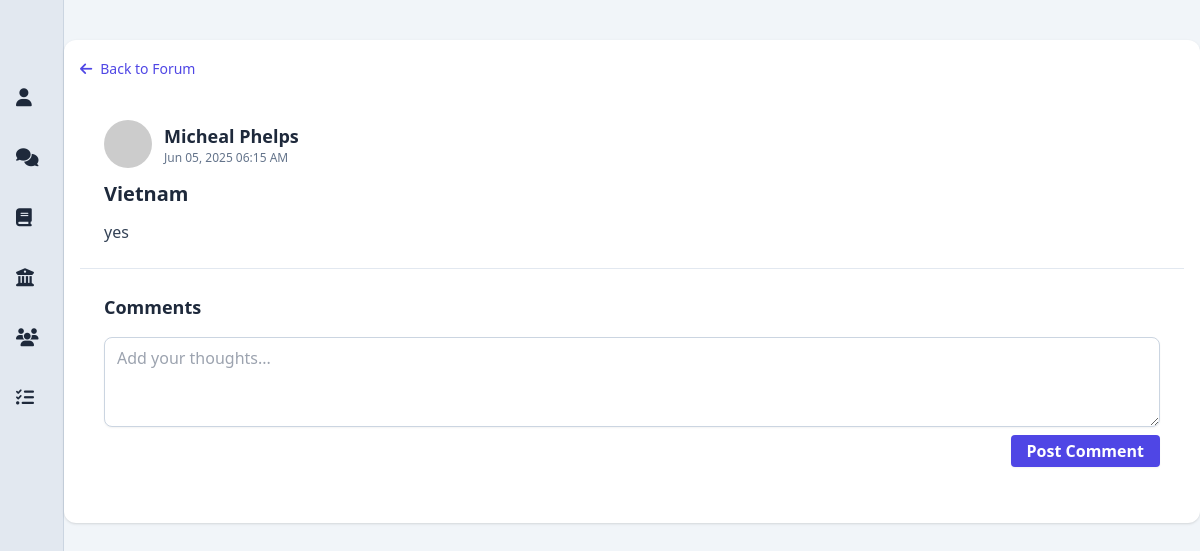
Page /post/3 on the earlier database version.
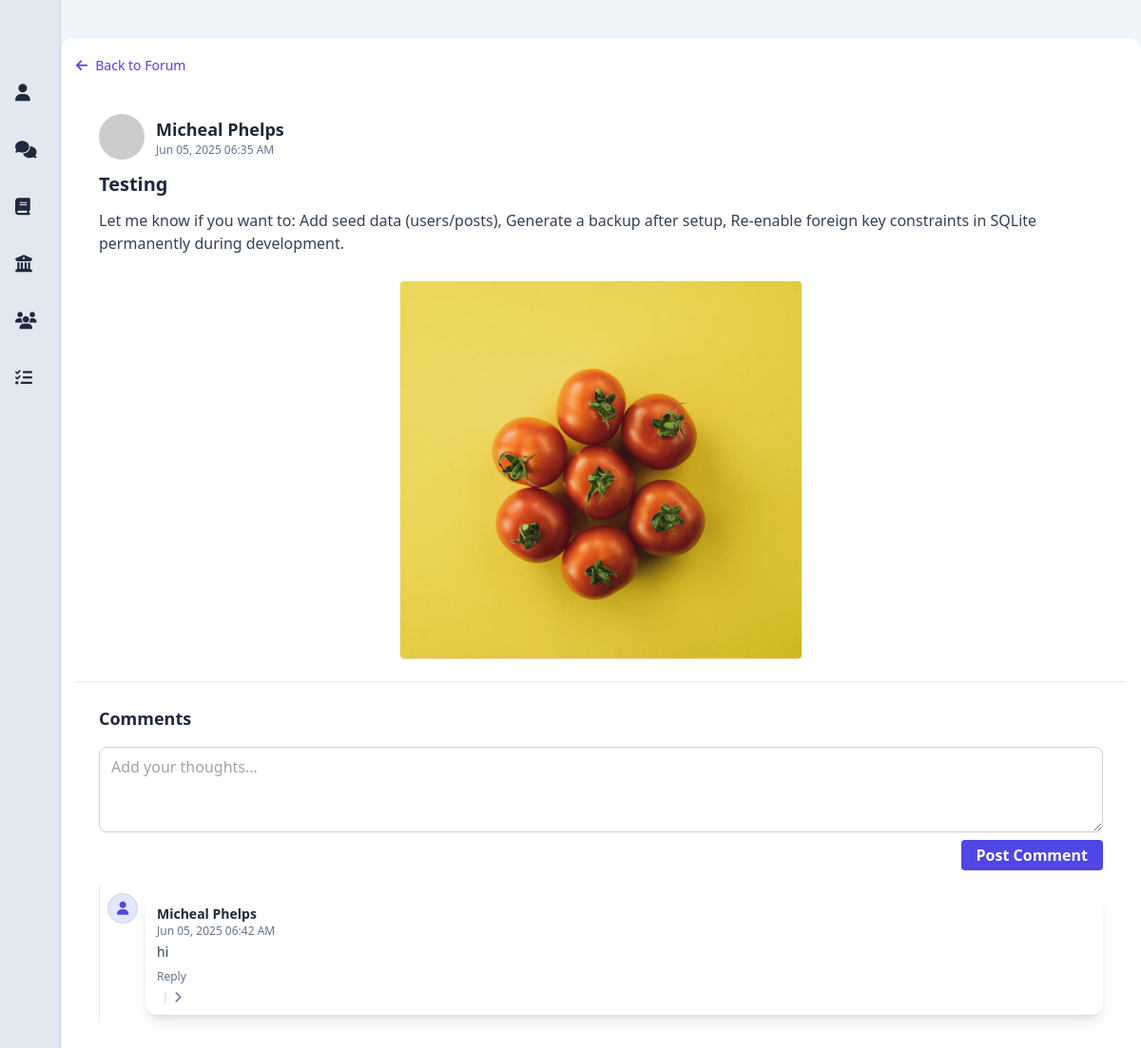
Same page on the later database version.
### app/models.py (models this page shows, shortened)
class User(db.Model, UserMixin):
    __tablename__ = 'users'
    id = db.Column(db.Integer, primary_key=True)
    full_name = db.Column(db.String(100), nullable=False)
    email = db.Column(db.String(120), unique=True, nullable=False)
    password_hash = db.Column(db.String(128), nullable=False)
    bio = db.Column(db.Text)
    job_title = db.Column(db.String(100))
    phone = db.Column(db.String(20))
    university = db.Column(db.String(100))
    faculty = db.Column(db.String(100))
    major = db.Column(db.String(100))
    student_number = db.Column(db.String(50))
    motivational_quote = db.Column(db.Text)
    profile_picture = db.Column(db.String(255))
    cover_picture = db.Column(db.String(255))
    created_at = db.Column(db.DateTime, default=db.func.now())
    committees = db.relationship('Committee', secondary=user_committees, backref='members', lazy='dynamic')
    posts = db.relationship('Post', backref='author', cascade='all, delete-orphan', passive_deletes=True, lazy='dynamic')
    comments = db.relationship('Comment', backref='author', cascade='all, delete-orphan', passive_deletes=True, lazy='dynamic')

class Post(db.Model):
    __tablename__ = 'posts'
    id = db.Column(db.Integer, primary_key=True)
    title = db.Column(db.String(200))
    content = db.Column(db.Text, nullable=False)
    image_url = db.Column(db.String(255))  # uploaded image file path
    created_at = db.Column(db.DateTime, default=db.func.now())
    user_id = db.Column(db.Integer, db.ForeignKey('users.id', ondelete='CASCADE', name='fk_posts_user_id'), nullable=False)
    committee_id = db.Column(db.Integer, db.ForeignKey('committees.id', ondelete='SET NULL', name='fk_posts_committee_id'), nullable=True)
    committee = db.relationship('Committee', backref='posts', lazy='joined')
    comments = db.relationship('Comment', backref='post', cascade='all, delete-orphan', passive_deletes=True, lazy='dynamic')

class Comment(db.Model):
    __tablename__ = 'comments'
    id = db.Column(db.Integer, primary_key=True)
    content = db.Column(db.Text, nullable=False)
    created_at = db.Column(db.DateTime, default=db.func.now())
    post_id = db.Column(db.Integer, db.ForeignKey('posts.id', ondelete='CASCADE', name='fk_comments_post_id'), nullable=False)
    user_id = db.Column(db.Integer, db.ForeignKey('users.id', ondelete='CASCADE', name='fk_comments_user_id'), nullable=False)
    parent_id = db.Column(db.Integer, db.ForeignKey('comments.id', ondelete='CASCADE', name='fk_comments_parent_id'), nullable=True)
    replies = db.relationship(
        'Comment',
        backref=db.backref('parent', remote_side=[id]),
        cascade='all, delete-orphan',
        passive_deletes=True
    )

### app/routes.py (the view)
@bp.route('/post/<int:post_id>')
def post_thread(post_id):
    post = Post.query.get_or_404(post_id)
    comments = Comment.query.filter_by(post_id=post_id, parent_id=None).order_by(Comment.created_at.asc()).all()
    return render_template('post_threadUI.html', post=post, comments=comments)

### app/templates/post_threadUI.html (shortened to what this page needs)
{% extends "base.html" %}
{% block content %}
<div class="w-full bg-slate-100 min-h-screen py-6">
  <div class="mx-auto my-4 p-4 w-full max-w-6xl bg-white rounded-xl shadow overflow-hidden">
    <div class="mb-4">
      <a href="{{ url_for('routes.post_forum') }}"
         class="inline-flex items-center gap-2 text-sm font-medium text-indigo-600 hover:text-indigo-800 transition">
        <i class="fas fa-arrow-left"></i> Back to Forum
      </a>
    </div>
    <div class="p-6 flex flex-col gap-3 border-b border-slate-200">
      <div class="flex items-center gap-3">
        <img src="{{ post.author.profile_picture or 'https://randomuser.me/api/portraits/men/44.jpg' }}"
             alt="Profile picture"
             class="w-12 h-12 rounded-full object-cover" />
        <div>
          <h3 class="text-lg font-semibold text-slate-800">{{ post.author.full_name }}</h3>
          <p class="text-xs text-slate-500">{{ post.created_at.strftime('%b %d, %Y %I:%M %p') }}</p>
        </div>
      </div>
      <h2 class="text-xl font-bold text-slate-800">{{ post.title or 'Untitled Post' }}</h2>
      <p class="text-slate-700 text-base">{{ post.content }}</p>
      {% if post.image_url %}
      <div class="flex justify-center mt-4">
        <img src="{{ '/' + post.image_url }}" alt="Post Image" class="w-2/5 rounded shadow" />
      </div>
      {% endif %}
    </div>
    <div class="p-6 flex flex-col gap-4">
      <h2 class="text-lg font-semibold text-slate-800">Comments</h2>
      <form id="commentForm" class="flex flex-col gap-2">
        <textarea id="commentContent" name="content" rows="3" placeholder="Add your thoughts..."
          class="w-full border border-slate-300 rounded-lg shadow-sm px-3 py-2 focus:ring focus:ring-indigo-200 focus:border-indigo-400 outline-none transition"></textarea>
        <button type="submit"
          class="self-end bg-indigo-600 hover:bg-indigo-700 text-white font-semibold px-4 py-1 rounded shadow-sm transition">Post
          Comment</button>
      </form>
      <div id="commentsContainer" class="space-y-4">
        {% macro render_comment(comment, level=0) %}
        <div class="pl-{{ (level + 2) ~ '' }} py-2 border-l border-slate-200">
          <div class="flex gap-2 items-start">
            <div class="w-8 h-8 rounded-full bg-indigo-100 flex items-center justify-center text-indigo-600 text-sm shrink-0 border border-slate-300">
              <i class="fas fa-user"></i>
            </div>
            <div class="flex-1 rounded-xl p-3 transition {{ level == 0 and 'bg-white shadow-lg hover:shadow-2xl' or 'bg-white shadow hover:shadow-md' }}">
              <h4 class="text-sm font-semibold text-slate-800">{{ comment.author.full_name }}</h4>
              <p class="text-xs text-slate-500">{{ comment.created_at.strftime('%b %d, %Y %I:%M %p') }}</p>
              <p class="text-slate-700 text-sm mt-1">{{ comment.content }}</p>
              <div class="flex justify-between items-center mt-2 text-xs text-slate-500">
                <button onclick="toggleReplyForm(this)" class="hover:text-indigo-600 transition">Reply</button>
              </div>
              {% if comment.replies %}
              <div class="ml-2 mt-2 border-l-2 border-slate-200 pl-2">
                <button class="toggle-replies-btn text-xs text-slate-500 hover:text-indigo-600 flex items-center gap-1 transition"
                  onclick="toggleReplies(this)">
                  <i class="fas fa-chevron-right transition-transform"></i>
                </button>
              </div>
              {% endif %}
            </div>
          </div>
        </div>
        {% endmacro %}
        {% for comment in comments %}
        {{ render_comment(comment) }}
        {% endfor %}
      </div>
    </div>
  </div>
</div>
{% endblock %}

### app/templates/base.html (shortened to what this page needs)
<!DOCTYPE html>
<html lang="en">
<head>
<script src="https://cdn.tailwindcss.com"></script>
<link rel="stylesheet" href="https://cdnjs.cloudflare.com/ajax/libs/font-awesome/6.5.0/css/all.min.css" />
</head>
<body class="bg-slate-50 text-slate-800">
<div class="flex min-h-screen overflow-hidden">
  <aside class="group flex flex-col bg-slate-200 shadow-lg transition-all duration-300 w-16 hover:w-64 overflow-hidden border-r border-slate-300">
    <nav class="flex-1 flex flex-col space-y-2 items-start">
      <a href="{{ url_for('routes.profile_landing_page') }}" class="flex items-center space-x-3 pl-4 p-3 hover:bg-indigo-100 hover:text-indigo-600 transition rounded w-full">
        <i class="fas fa-user text-lg"></i>
      </a>
      <a href="{{ url_for('routes.post_forum') }}" class="flex items-center space-x-3 pl-4 p-3 hover:bg-indigo-100 hover:text-indigo-600 transition rounded w-full">
        <i class="fas fa-comments text-lg"></i>
      </a>
      <a href="{{ url_for('routes.units_chat') }}" class="flex items-center space-x-3 pl-4 p-3 hover:bg-indigo-100 hover:text-indigo-600 transition rounded w-full">
        <i class="fas fa-book text-lg"></i>
      </a>
      <a href="{{ url_for('routes.committee_chat') }}" class="flex items-center space-x-3 pl-4 p-3 hover:bg-indigo-100 hover:text-indigo-600 transition rounded w-full">
        <i class="fas fa-university text-lg"></i>
      </a>
      <a href="{{ url_for('routes.study_groups') }}" class="flex items-center space-x-3 pl-4 p-3 hover:bg-indigo-100 hover:text-indigo-600 transition rounded w-full">
        <i class="fas fa-users text-lg"></i>
      </a>
      <a href="{{ url_for('routes.group_assignments') }}" class="flex items-center space-x-3 pl-4 p-3 hover:bg-indigo-100 hover:text-indigo-600 transition rounded w-full">
        <i class="fas fa-tasks text-lg"></i>
      </a>
    </nav>
  </aside>
  <main class="flex-1 bg-slate-100 min-h-screen flex flex-col">
    {% block content %}
    {% endblock %}
  </main>
</div>
</body>
</html>

Differences in the rows shown:
changed Post: created_at "Jun 05, 2025 06:15 AM" → "Jun 05, 2025 06:35 AM"; title "Vietnam" → "Testing"; content "yes" → "Let me know if you want to: Add seed data (users/posts), Generate a backup after setup, Re-enable foreign key constraints in SQLite permanently during development."; image_url: picture added
added Comment: author.full_name "Micheal Phelps", created_at "Jun 05, 2025 06:42 AM", content "hi"
